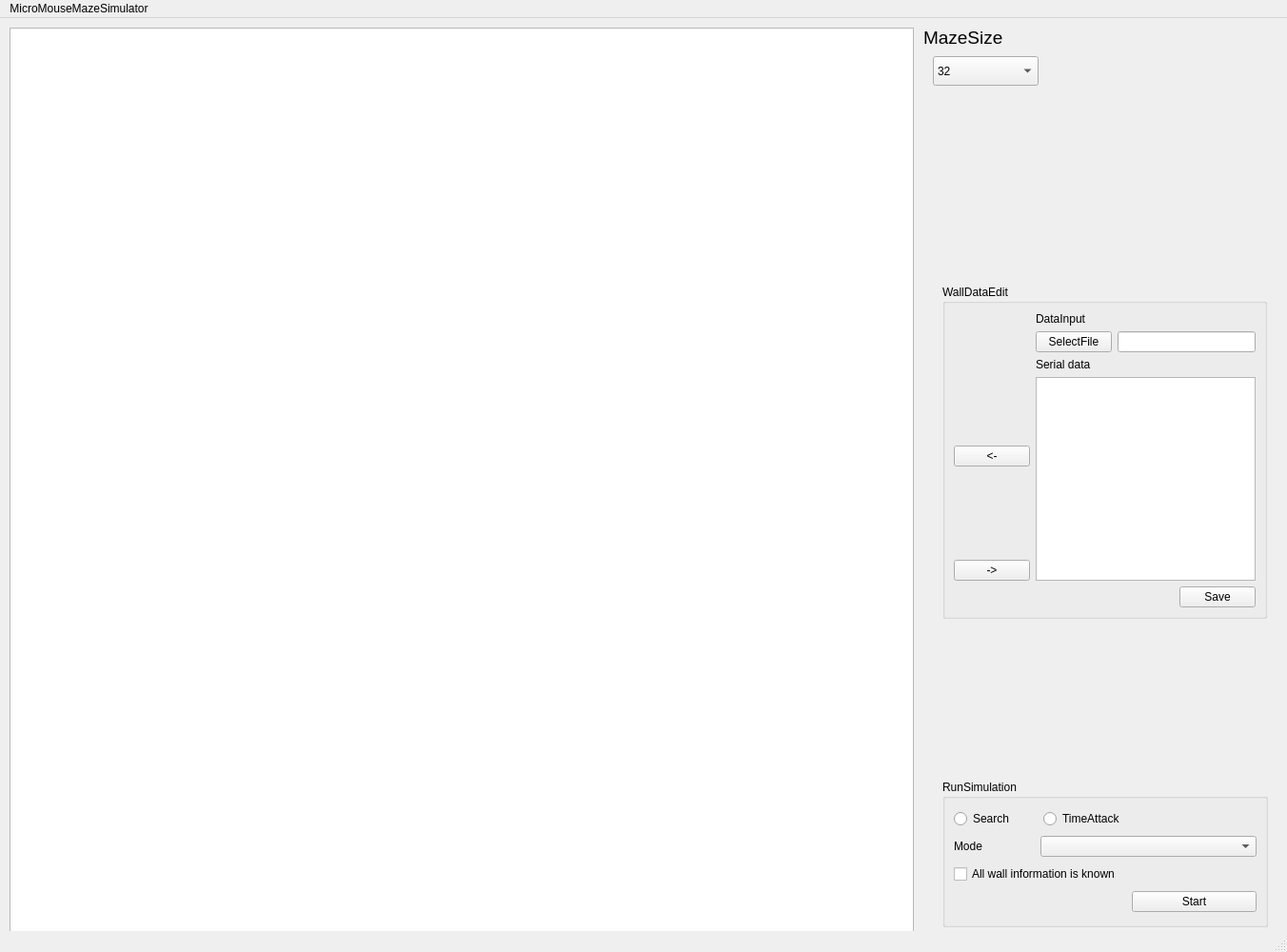
<?xml version="1.0" encoding="UTF-8"?>
<ui version="4.0">
 <class>MainWindow</class>
 <widget class="QMainWindow" name="MainWindow">
  <property name="geometry">
   <rect>
    <x>0</x>
    <y>0</y>
    <width>1352</width>
    <height>1000</height>
   </rect>
  </property>
  <property name="windowTitle">
   <string>MainWindow</string>
  </property>
  <widget class="QWidget" name="centralwidget">
   <widget class="QGraphicsView" name="MazeView">
    <property name="geometry">
     <rect>
      <x>10</x>
      <y>10</y>
      <width>950</width>
      <height>950</height>
     </rect>
    </property>
   </widget>
   <widget class="QPushButton" name="pushButton_6">
    <property name="geometry">
     <rect>
      <x>740</x>
      <y>110</y>
      <width>61</width>
      <height>24</height>
     </rect>
    </property>
    <property name="text">
     <string>wall clear</string>
    </property>
   </widget>
   <widget class="QGroupBox" name="groupBox">
    <property name="geometry">
     <rect>
      <x>990</x>
      <y>800</y>
      <width>342</width>
      <height>155</height>
     </rect>
    </property>
    <property name="title">
     <string>RunSimulation</string>
    </property>
    <layout class="QGridLayout" name="gridLayout_2">
     <item row="2" column="0" colspan="2">
      <widget class="QCheckBox" name="checkBox">
       <property name="text">
        <string>All wall information is known</string>
       </property>
      </widget>
     </item>
     <item row="0" column="0" colspan="3">
      <layout class="QHBoxLayout" name="horizontalLayout_2">
       <item>
        <widget class="QRadioButton" name="radioButton">
         <property name="text">
          <string>Search</string>
         </property>
        </widget>
       </item>
       <item>
        <widget class="QRadioButton" name="radioButton_2">
         <property name="text">
          <string>TimeAttack</string>
         </property>
        </widget>
       </item>
      </layout>
     </item>
     <item row="2" column="2" colspan="2">
      <spacer name="horizontalSpacer_3">
       <property name="orientation">
        <enum>Qt::Horizontal</enum>
       </property>
       <property name="sizeHint" stdset="0">
        <size>
         <width>131</width>
         <height>15</height>
        </size>
       </property>
      </spacer>
     </item>
     <item row="1" column="1" colspan="3">
      <widget class="QComboBox" name="comboBox">
       <property name="enabled">
        <bool>true</bool>
       </property>
      </widget>
     </item>
     <item row="0" column="3">
      <spacer name="horizontalSpacer_2">
       <property name="orientation">
        <enum>Qt::Horizontal</enum>
       </property>
       <property name="sizeHint" stdset="0">
        <size>
         <width>125</width>
         <height>15</height>
        </size>
       </property>
      </spacer>
     </item>
     <item row="3" column="3">
      <widget class="QPushButton" name="pushButton_7">
       <property name="text">
        <string>Start</string>
       </property>
      </widget>
     </item>
     <item row="1" column="0">
      <widget class="QLabel" name="label_4">
       <property name="text">
        <string>Mode</string>
       </property>
      </widget>
     </item>
     <item row="3" column="0" colspan="3">
      <spacer name="horizontalSpacer_6">
       <property name="orientation">
        <enum>Qt::Horizontal</enum>
       </property>
       <property name="sizeHint" stdset="0">
        <size>
         <width>181</width>
         <height>14</height>
        </size>
       </property>
      </spacer>
     </item>
    </layout>
   </widget>
   <widget class="QGroupBox" name="groupBox_2">
    <property name="geometry">
     <rect>
      <x>990</x>
      <y>280</y>
      <width>341</width>
      <height>351</height>
     </rect>
    </property>
    <property name="title">
     <string>WallDataEdit</string>
    </property>
    <layout class="QGridLayout" name="gridLayout">
     <item row="1" column="0">
      <layout class="QVBoxLayout" name="verticalLayout_5">
       <item>
        <spacer name="verticalSpacer_2">
         <property name="orientation">
          <enum>Qt::Vertical</enum>
         </property>
         <property name="sizeHint" stdset="0">
          <size>
           <width>20</width>
           <height>40</height>
          </size>
         </property>
        </spacer>
       </item>
       <item>
        <widget class="QPushButton" name="setMazeDataButton">
         <property name="text">
          <string>&lt;-</string>
         </property>
        </widget>
       </item>
       <item>
        <spacer name="verticalSpacer">
         <property name="orientation">
          <enum>Qt::Vertical</enum>
         </property>
         <property name="sizeHint" stdset="0">
          <size>
           <width>20</width>
           <height>40</height>
          </size>
         </property>
        </spacer>
       </item>
       <item>
        <widget class="QPushButton" name="getMazeDataButton">
         <property name="text">
          <string>-&gt;</string>
         </property>
        </widget>
       </item>
      </layout>
     </item>
     <item row="2" column="1">
      <layout class="QVBoxLayout" name="verticalLayout_4">
       <item>
        <layout class="QHBoxLayout" name="horizontalLayout_10"/>
       </item>
       <item>
        <layout class="QHBoxLayout" name="horizontalLayout_7"/>
       </item>
       <item>
        <layout class="QHBoxLayout" name="horizontalLayout_11">
         <item>
          <spacer name="horizontalSpacer_7">
           <property name="orientation">
            <enum>Qt::Horizontal</enum>
           </property>
           <property name="sizeHint" stdset="0">
            <size>
             <width>40</width>
             <height>20</height>
            </size>
           </property>
          </spacer>
         </item>
         <item>
          <widget class="QPushButton" name="SaveButton">
           <property name="text">
            <string>Save</string>
           </property>
          </widget>
         </item>
        </layout>
       </item>
      </layout>
     </item>
     <item row="0" column="1">
      <layout class="QVBoxLayout" name="verticalLayout_2">
       <item>
        <layout class="QHBoxLayout" name="horizontalLayout_8">
         <item>
          <widget class="QLabel" name="label_2">
           <property name="text">
            <string>DataInput</string>
           </property>
          </widget>
         </item>
        </layout>
       </item>
       <item>
        <layout class="QHBoxLayout" name="horizontalLayout_3">
         <item>
          <widget class="QPushButton" name="selectFileButton">
           <property name="text">
            <string>SelectFile</string>
           </property>
          </widget>
         </item>
         <item>
          <widget class="QLineEdit" name="lineEdit"/>
         </item>
        </layout>
       </item>
      </layout>
     </item>
     <item row="1" column="1">
      <layout class="QVBoxLayout" name="verticalLayout_3">
       <item>
        <layout class="QHBoxLayout" name="horizontalLayout_9">
         <item>
          <widget class="QLabel" name="label">
           <property name="text">
            <string>Serial data</string>
           </property>
          </widget>
         </item>
        </layout>
       </item>
       <item>
        <widget class="QTextBrowser" name="mazeTextBrowser"/>
       </item>
      </layout>
     </item>
     <item row="0" column="0">
      <spacer name="horizontalSpacer_8">
       <property name="orientation">
        <enum>Qt::Horizontal</enum>
       </property>
       <property name="sizeHint" stdset="0">
        <size>
         <width>79</width>
         <height>20</height>
        </size>
       </property>
      </spacer>
     </item>
     <item row="2" column="0">
      <spacer name="horizontalSpacer_9">
       <property name="orientation">
        <enum>Qt::Horizontal</enum>
       </property>
       <property name="sizeHint" stdset="0">
        <size>
         <width>79</width>
         <height>20</height>
        </size>
       </property>
      </spacer>
     </item>
    </layout>
   </widget>
   <widget class="QComboBox" name="mazeSize_comboBox">
    <property name="geometry">
     <rect>
      <x>980</x>
      <y>40</y>
      <width>111</width>
      <height>31</height>
     </rect>
    </property>
    <item>
     <property name="text">
      <string>32</string>
     </property>
    </item>
    <item>
     <property name="text">
      <string>16</string>
     </property>
    </item>
    <item>
     <property name="text">
      <string>9</string>
     </property>
    </item>
    <item>
     <property name="text">
      <string>8</string>
     </property>
    </item>
   </widget>
   <widget class="QLabel" name="label_5">
    <property name="geometry">
     <rect>
      <x>970</x>
      <y>10</y>
      <width>91</width>
      <height>21</height>
     </rect>
    </property>
    <property name="sizePolicy">
     <sizepolicy hsizetype="Preferred" vsizetype="Preferred">
      <horstretch>0</horstretch>
      <verstretch>0</verstretch>
     </sizepolicy>
    </property>
    <property name="sizeIncrement">
     <size>
      <width>0</width>
      <height>0</height>
     </size>
    </property>
    <property name="font">
     <font>
      <pointsize>14</pointsize>
     </font>
    </property>
    <property name="text">
     <string>MazeSize</string>
    </property>
   </widget>
   <zorder>groupBox_2</zorder>
   <zorder>groupBox</zorder>
   <zorder>pushButton_6</zorder>
   <zorder>MazeView</zorder>
   <zorder>mazeSize_comboBox</zorder>
   <zorder>label_5</zorder>
  </widget>
  <widget class="QMenuBar" name="menubar">
   <property name="geometry">
    <rect>
     <x>0</x>
     <y>0</y>
     <width>1352</width>
     <height>21</height>
    </rect>
   </property>
   <widget class="QMenu" name="menuMicroMouseMazeSimulator">
    <property name="title">
     <string>MicroMouseMazeSimulator</string>
    </property>
   </widget>
   <addaction name="menuMicroMouseMazeSimulator"/>
  </widget>
  <widget class="QStatusBar" name="statusbar"/>
 </widget>
 <resources/>
 <connections/>
</ui>
